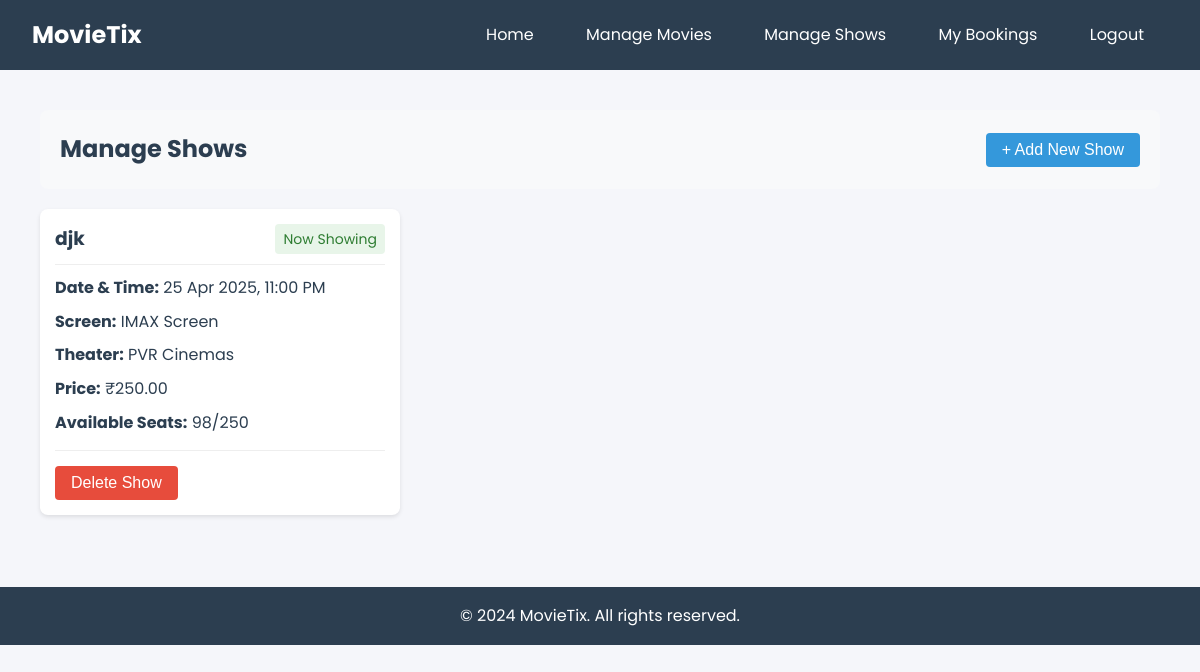
The page /admin/shows (signed in) on the database its author committed.
### app.py (models this page shows)
class Show(db.Model):
    id = db.Column(db.Integer, primary_key=True)
    movie_id = db.Column(db.Integer, db.ForeignKey('movie.id'), nullable=False)
    screen_id = db.Column(db.Integer, db.ForeignKey('screen.id'), nullable=False)
    show_time = db.Column(db.DateTime, nullable=False)
    price = db.Column(db.Float, nullable=False)
    available_seats = db.Column(db.Integer, nullable=False)
    bookings = db.relationship('Booking', backref='show', lazy=True)

class Movie(db.Model):
    id = db.Column(db.Integer, primary_key=True)
    title = db.Column(db.String(100), nullable=False)
    description = db.Column(db.Text, nullable=False)
    duration = db.Column(db.Integer, nullable=False)  # in minutes
    language = db.Column(db.String(50), nullable=False)
    release_date = db.Column(db.Date, nullable=False)
    poster_image = db.Column(db.String(200))
    genre = db.Column(db.String(100))
    rating = db.Column(db.Float, default=0.0)
    status = db.Column(db.String(20), default='Coming Soon')  # Now Showing, Coming Soon
    shows = db.relationship('Show', backref='movie', lazy=True)

class Screen(db.Model):
    id = db.Column(db.Integer, primary_key=True)
    name = db.Column(db.String(50), nullable=False)
    theater_id = db.Column(db.Integer, db.ForeignKey('theater.id'), nullable=False)
    capacity = db.Column(db.Integer, nullable=False)
    shows = db.relationship('Show', backref='screen', lazy=True)

class Theater(db.Model):
    id = db.Column(db.Integer, primary_key=True)
    name = db.Column(db.String(100), nullable=False)
    location = db.Column(db.String(200), nullable=False)
    capacity = db.Column(db.Integer, nullable=False)
    screens = db.relationship('Screen', backref='theater', lazy=True)

### app.py (the view, shortened to what this page needs)
@app.route('/admin/shows', methods=['GET', 'POST'])
def admin_shows():
    if not session.get('is_admin'):
        flash('Unauthorized access', 'danger')
        return redirect(url_for('login'))
    movies = Movie.query.all()
    theaters = Theater.query.all()
    screens = Screen.query.join(Theater).all()  # Get all screens with their theaters
    shows = Show.query.order_by(Show.show_time).all()
    return render_template('admin/shows.html',
                         movies=movies,
                         theaters=theaters,
                         screens=screens,  # Pass screens to template
                         shows=shows,
                         now=datetime.now())

### templates/admin/shows.html (shortened to what this page needs)
{% extends "base.html" %}
{% block content %}
<div class="admin-container">
    <div class="admin-header">
        <h2>Manage Shows</h2>
        <button type="button" class="btn btn-primary" onclick="showAddShowForm()">
            + Add New Show
        </button>
    </div>
    <div class="shows-list">
        {% for show in shows %}
        <div class="show-card">
            <div class="show-header">
                <h3>{{ show.movie.title }}</h3>
                <span class="status">{{ show.movie.status }}</span>
            </div>
            <div class="show-details">
                <p><strong>Date & Time:</strong> {{ show.show_time.strftime('%d %b %Y, %I:%M %p') }}</p>
                <p><strong>Screen:</strong> {{ show.screen.name }}</p>
                <p><strong>Theater:</strong> {{ show.screen.theater.name }}</p>
                <p><strong>Price:</strong> ₹{{ "%.2f"|format(show.price) }}</p>
                <p><strong>Available Seats:</strong> {{ show.available_seats }}/{{ show.screen.capacity }}</p>
            </div>
            <div class="show-actions">
                <button onclick="confirmDelete('{{ show.id }}')" class="btn btn-danger">Delete Show</button>
            </div>
        </div>
        {% endfor %}
    </div>
</div>
{% endblock %}

### static/css/style.css (style rules this page uses)
:root { --primary-color: #2c3e50; --secondary-color: #e74c3c; --background-color: #f5f6fa; --text-color: #2c3e50; --border-color: #dcdde1; }
* { margin: 0; padding: 0; box-sizing: border-box; }
body { font-family: 'Poppins', sans-serif; background-color: var(--background-color); color: var(--text-color); line-height: 1.6; }
.btn { display: inline-block; padding: 0.5rem 1rem; border: none; border-radius: 4px; cursor: pointer; font-size: 1rem; transition: background-color 0.3s; }
.btn-primary { background-color: var(--primary-color); color: white; }

### templates/admin/shows.html (style rules this page uses)
.admin-container { max-width: 1200px; margin: 0 auto; padding: 20px; }
.admin-header { display: flex; justify-content: space-between; align-items: center; margin-bottom: 20px; padding: 20px; background-color: #f8f9fa; border-radius: 8px; }
.shows-list { display: grid; grid-template-columns: repeat(auto-fill, minmax(300px, 1fr)); gap: 20px; margin-top: 20px; }
.show-card { background: white; border-radius: 8px; padding: 15px; box-shadow: 0 2px 4px rgba(0,0,0,0.1); }
.show-header { display: flex; justify-content: space-between; align-items: center; margin-bottom: 10px; padding-bottom: 10px; border-bottom: 1px solid #eee; }
.show-header h3 { margin: 0; color: #2c3e50; }
.status { padding: 4px 8px; border-radius: 4px; font-size: 0.875rem; background-color: #e8f5e9; color: #2e7d32; }
.show-details p { margin: 8px 0; color: #2c3e50; }
.show-actions { margin-top: 15px; padding-top: 15px; border-top: 1px solid #eee; }
.btn { padding: 8px 16px; border-radius: 4px; border: none; cursor: pointer; font-size: 1rem; }
.btn-primary { background-color: #3498db; color: white; }
.btn-danger { background-color: #e74c3c; color: white; }

### rows shown on the page
Show: movie "djk", movie.status "Now Showing", show_time "25 Apr 2025, 11:00 PM", screen.name "IMAX Screen", screen.theater.name "PVR Cinemas", price "250.00", available_seats "98", screen.capacity "250"
